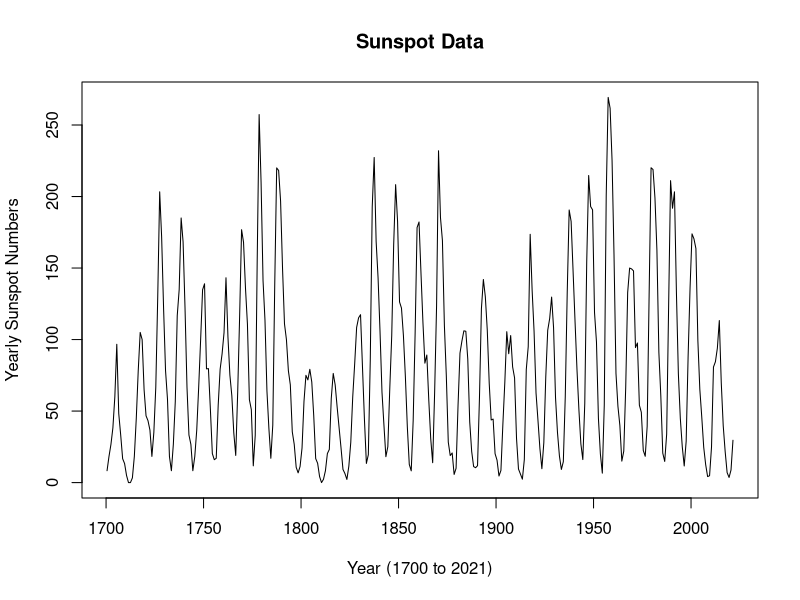
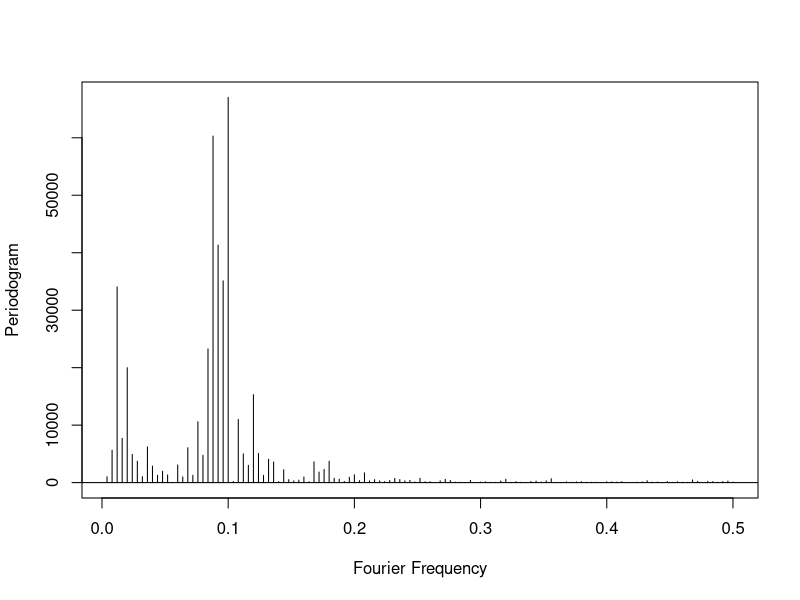
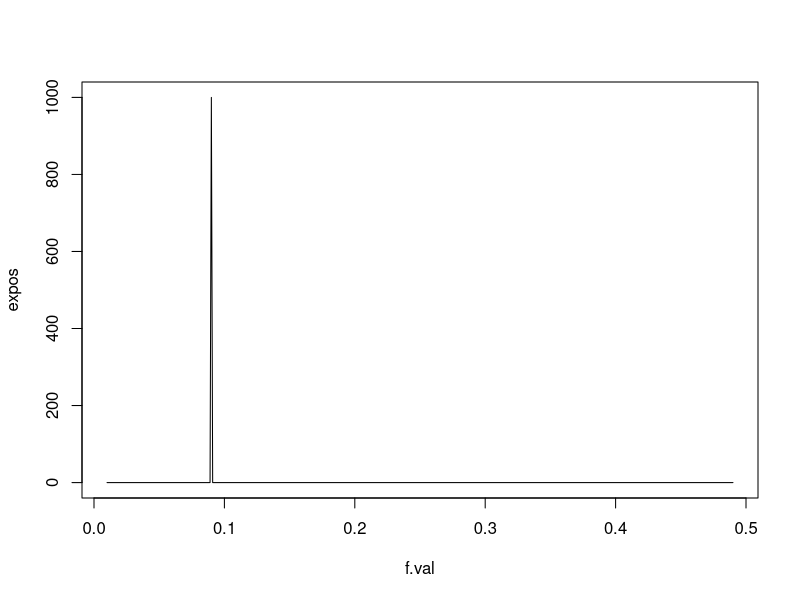
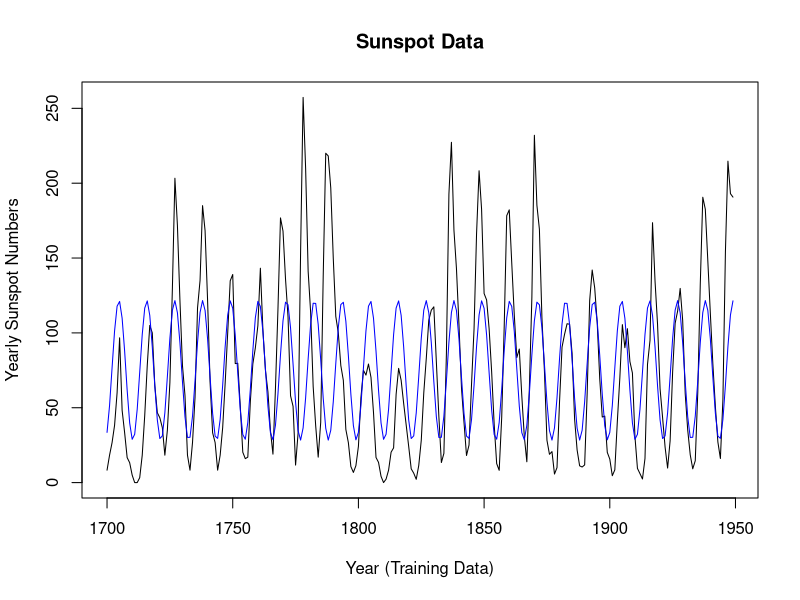
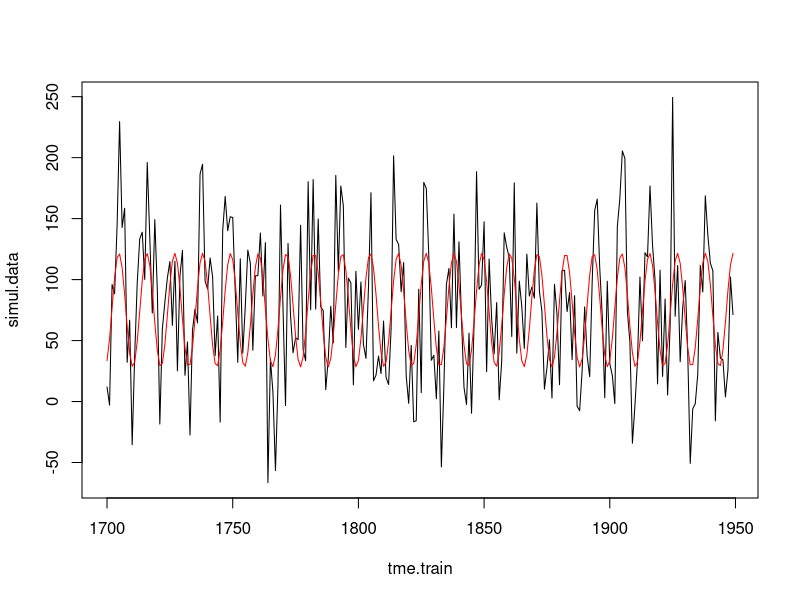
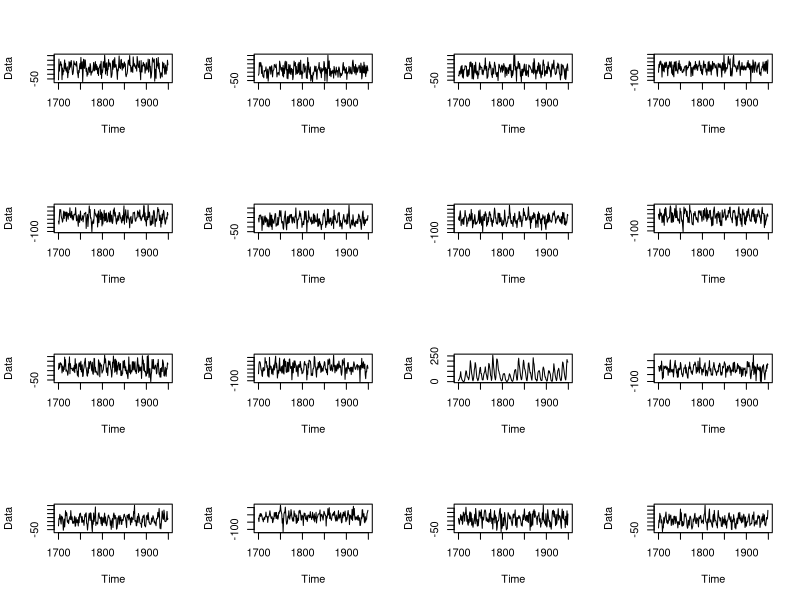
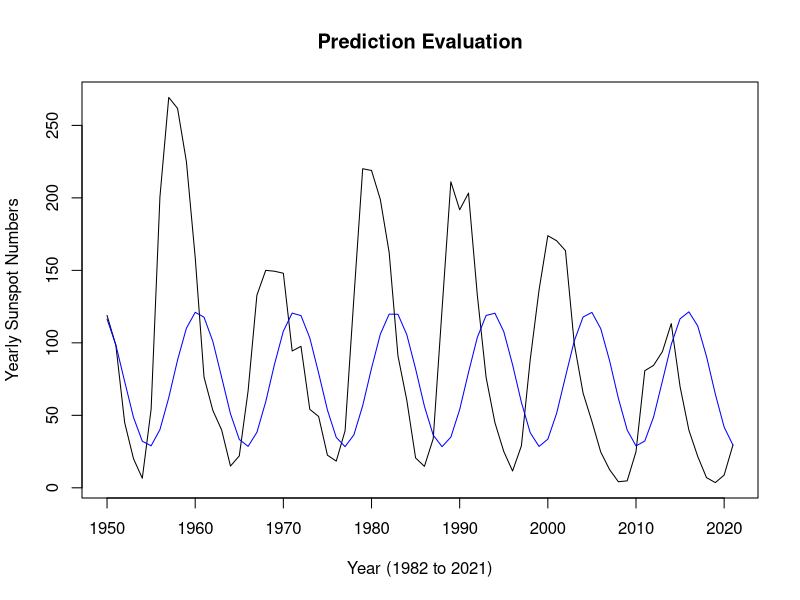
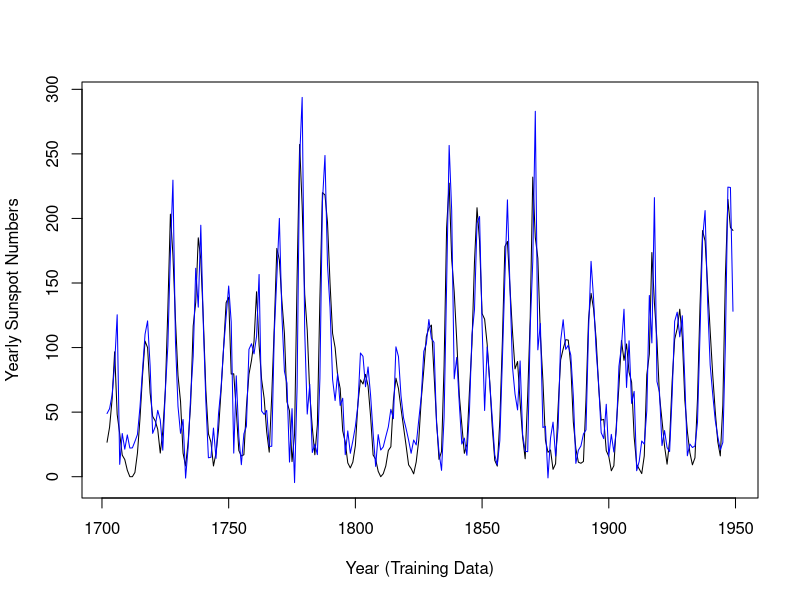

Here is the R script that generated these plots, in order:
#Sunspots Data:
sunspots.data = read.delim("SN_y_tot_V2.0_25Aug2022.txt", header = F, sep = "")
head(sunspots.data)
sunspots = sunspots.data[,1:2]
plot(sunspots[,1], sunspots[,2], xlab = "Year (1700 to 2021)", ylab = "Yearly Sunspot Numbers", type = "l", main = "Sunspot Data")

#Let us remove the last few years of the data (keeping it aside as test data) so we can compare the prediction accuracy of different models. 
splitnumber = 250 
sunspots.train = sunspots[1:splitnumber,]
sunspots.test = sunspots[(nrow(sunspots.train)+1):322,]
#We shall fit some models to the training data and then predict (on the basis of these models) the future observations; and compare the predictions with the actual values from the test dataset. It turns out that the different prediction accuracies depend crucially on how the training/test split is done (for example, compare splitnumber = 250 with splitnumber = 282 and splitnumber = 285). 

tme.train = 1700:(1700+nrow(sunspots.train)-1)
n = length(tme.train)
dt = sunspots.train[,2]

#We previously fitted a single sinusoid model (sinusoid(t) + noise) to this dataset (say, via the Bayesian posterior):
#Periodogram:
plot((1:(n/2))/n, abs(fft(dt)[2:((n/2)+1)])^2/n, type = "h", ylab = "Periodogram", xlab = "Fourier Frequency")
abline(h = 0)

#Bayesian posterior
grid.res = 0.001
f.val = seq(0.01, 0.49, grid.res)
X = matrix(1, nrow = n, ncol = 3)
expos = rep(-1, length(f.val)) #exact marginal posterior for omega
log.values = rep(-1, length(f.val))
log.det.term = rep(-1, length(f.val))
for(i in 1:length(f.val))
{
    X[,2] = cos(2*pi*f.val[i]*tme.train)
    X[,3] = sin(2*pi*f.val[i]*tme.train)
    mod = lm(dt ~ X)
    log.value = ((ncol(X) - n)/2)*(log(sum(mod$residuals^2))) - (0.5*(log(det(t(X) %*% X))))
    log.det.term[i] = (0.5*(log(det(t(X) %*% X))))
    log.values[i] = log.value
}
log.values = log.values - max(log.values) #scaling to remove large values 
expos = exp(log.values)
expos = (expos/sum(expos))/grid.res
plot(f.val, expos, type = "l")

#Best estimate of f:
fhat = f.val[which.max(expos)]
#Period corresponding to fhat: 
1/fhat #this gives the 11 year cycle

#Fit of this model to the data:
x1 = cos(2*pi*tme.train*fhat)
x2 = sin(2*pi*tme.train*fhat)
mod = lm(dt ~ x1 + x2)
summary(mod)
plot(tme.train, dt, xlab = "Year (Training Data)", ylab = "Yearly Sunspot Numbers", type = "l", main = "Sunspot Data")
points(tme.train, mod$fitted.values, type = "l", col = "blue")

#Data generated from the model will not look like the observed sunspots data. 
sig.est = sqrt((sum(mod$residuals^2))/(mod$df)) #from the above linear model
simul.data = mod$fitted.values + sig.est*rnorm(length(tme.train))
plot(tme.train, simul.data, type = "l")
points(tme.train, mod$fitted.values, col = "red", type = "l")
#The sunspots data obviously does not look like this:
par(mfrow = c(4, 4))
for(i in 1:10){plot(tme.train, mod$fitted.values + sig.est*rnorm(length(tme.train)), type = "l", xlab = "Time", ylab = "Data")}
plot(tme.train, sunspots.train[,2], type = "l", xlab = "Time", ylab = "Data")
for(i in 12:16){plot(tme.train, mod$fitted.values + sig.est*rnorm(length(tme.train)), type = "l", xlab = "Time", ylab = "Data")} 
par(mfrow = c(1, 1))

#Prediction performance of the sinusoidal model at best fitting period: 
tme.test = (tme.train[length(tme.train)]+1):2021
preds.mod = (cos(2*pi*tme.test*fhat))*(mod$coefficients[2]) + (sin(2*pi*tme.test*fhat))*(mod$coefficients[3]) + mod$coefficients[1]
plot(tme.test, sunspots.test[,2], type = "l", xlab = "Year (1982 to 2021)", ylab = "Yearly Sunspot Numbers", main = "Prediction Evaluation")
points(tme.test, preds.mod, type = "l", col = "blue")

#Fitting the Yule Model to the training data: 
n = nrow(sunspots.train)
yt = dt[-c(1, 2)]
x1t = dt[-c(1, n)]
x2t = dt[-c(n-1, n)]
cbind(yt, x1t, x2t)
yulemod = lm(yt ~ x1t + offset((-1)*x2t))
summary(yulemod)
slpe = yulemod$coefficients[2] #this is the estimate of 2*cos(2 pi f)
yulefhat = (acos(slpe/2))/(2*pi)
1/yulefhat #this is the period of the sinusoid
#Note that this period is somewhat smaller than 11 years

#Fitted values of Yule model
plot(c(tme.train[-c(1, 2)], tme.train[-c(1,2)]), c(yt, yulemod$fitted.values), type = "n", xlab = "Year (Training Data)", ylab = "Yearly Sunspot Numbers")
points(tme.train[-c(1, 2)], yt, type = "l")
points(tme.train[-c(1, 2)], yulemod$fitted.values, type = "l", col = "blue")

#Prediction using Yule's regression: 
preds.yulemod = rep(-1, length(sunspots.test[,2]))
val1 = dt[n] 
val2 = dt[n-1]
preds.yulemod[1] = (yulemod$coefficients[1]) + ((yulemod$coefficients[2])*val1) - val2
preds.yulemod[2] = (yulemod$coefficients[1]) + ((yulemod$coefficients[2])*(preds.yulemod[1])) - (val1)
for(i in 3:length(preds.yulemod))
{
   preds.yulemod[i] = (yulemod$coefficients[1]) + ((yulemod$coefficients[2])*(preds.yulemod[(i-1)])) - (preds.yulemod[(i-2)])
}
plot(c(tme.test, tme.test, tme.test), c(sunspots.test[,2], preds.mod, preds.yulemod), type = "n", xlab = "Year (Test Data)", ylab = "Yearly Sunspot Numbers")
points(tme.test, sunspots.test[,2], type = "l")
points(tme.test, preds.mod, type = "l", col = "blue")
points(tme.test, preds.yulemod, type = "l", col = "red")    

c(sum((sunspots.test[,2] - preds.mod)^2), sum((sunspots.test[,2] - preds.yulemod)^2)) 

#Data generated from Yule Model: 
gam = 2*(cos(2*pi*yulefhat))
ysm = c(sunspots.train[1,2], sunspots.train[2,2], rep(-1, n-2))
sgm = sqrt((sum(yulemod$residuals^2))/(yulemod$df))
for(i in 3:n)
{
   ysm[i] = ((2-gam)*mean(sunspots.train[,2])) + (gam*ysm[(i-1)]) - (ysm[(i-2)]) + sgm*rnorm(1)
}
plot(tme.train, ysm, type = "l", yaxt = "n")

par(mfrow = c(4, 4))
for(i in 1:10)
{
    for(i in 3:n)
   {
      ysm[i] = ((2-gam)*mean(sunspots.train[,2])) + (gam*ysm[(i-1)]) - (ysm[(i-2)]) + sgm*rnorm(1)
   }
   plot(tme.train, ysm, type = "l", xlab = "Time", ylab = "Data", yaxt = "n")
}
plot(tme.train, sunspots.train[,2], type = "l", xlab = "Time", ylab = "Data", yaxt = "n")
for(i in 12:16)
{
    for(i in 3:n)
   {
      ysm[i] = ((2-gam)*mean(sunspots.train[,2])) + (gam*ysm[(i-1)]) - (ysm[(i-2)]) + sgm*rnorm(1)
   }
   plot(tme.train, ysm, type = "l", xlab = "Time", ylab = "Data", yaxt = "n")
}
par(mfrow = c(1, 1))

#AR(2) Model
modar2 = lm(yt ~ x1t + x2t)
summary(modar2)

preds.modar2 = rep(-1, length(sunspots.test[,2]))
val1 = dt[n] 
val2 = dt[n-1]
preds.modar2[1] = (modar2$coefficients[1]) + ((modar2$coefficients[2])*val1) + ((modar2$coefficients[3])*val2)
preds.modar2[2] = (modar2$coefficients[1]) + ((modar2$coefficients[2])*(preds.modar2[1])) + ((modar2$coefficients[3])*val1)
for(i in 3:length(preds.modar2))
{
   preds.modar2[i] = (modar2$coefficients[1]) + ((modar2$coefficients[2])*(preds.modar2[(i-1)])) + ((modar2$coefficients[3])*preds.modar2[(i-2)])
}

plot(c(tme.test, tme.test, tme.test, tme.test), c(sunspots.test[,2], preds.mod, preds.yulemod, preds.modar2), type = "n", xlab = "Year (Test Data)", ylab = "Yearly Sunspot Numbers")
points(tme.test, sunspots.test[,2], type = "l")
points(tme.test, preds.mod, type = "l", col = "blue")
points(tme.test, preds.yulemod, type = "l", col = "red")    
points(tme.test, preds.modar2, type = "l", col = "green")

c(sum((sunspots.test[,2] - preds.mod)^2), sum((sunspots.test[,2] - preds.yulemod)^2), sum((sunspots.test[,2] - preds.modar2)^2))

